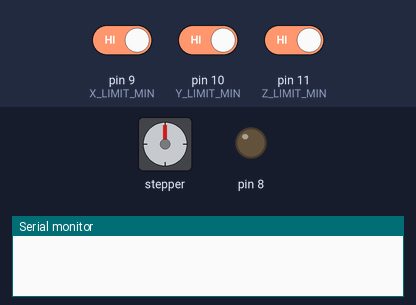
The sketch below on a simulated Arduino Uno, built with avr-gcc and run on an emulated ATmega328P. Parts: stepper motor, output pins drawn as LEDs (lit = HIGH), the last lines printed to the serial monitor. Inputs (shaded band) come from the test bench; at power-on: pin 10 (Y_LIMIT_MIN) HIGH, pin 9 (X_LIMIT_MIN) HIGH, pin 11 (Z_LIMIT_MIN) HIGH. Stepper angles assume 200 steps per turn.

Above: at 1.8 s.
1.9 s: pin 10 (Y_LIMIT_MIN) driven LOW
At 2.5 s:
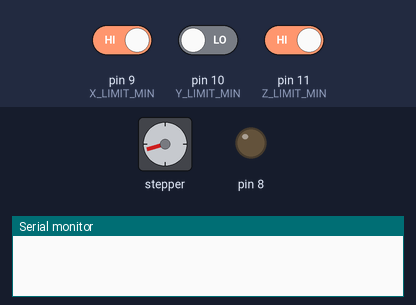
4.9 s: pin 9 (X_LIMIT_MIN) driven LOW
At 7.7 s:
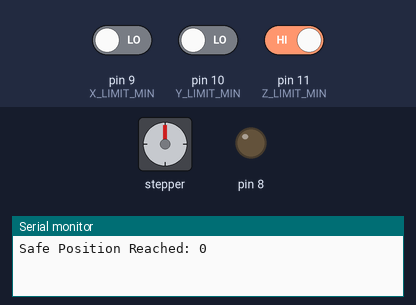
Timing chart, 0 to 9.2 s (numbered marks = the images above; inputs shaded):
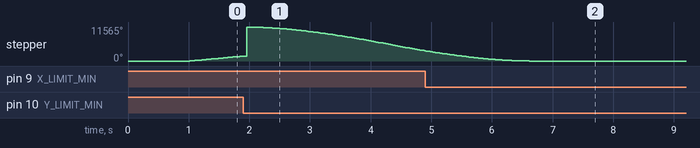

The sketch:

FinalCode.ino
```cpp
#include <AccelStepper.h>
#include <Servo.h>
#include <math.h>

/////////////////////////////////////////////////////
#define X_LIMIT_MIN 9     // X- //stepper1
#define X_LIMIT_MAX A0    // X+ //stepper1

#define Y_LIMIT_MIN 10    // Y- //stepper2
#define Y_LIMIT_MAX A1    // Y+ //stepper2

#define Z_LIMIT_MIN 11    // Z- //stepperz
#define Z_LIMIT_MAX A2    // Z+ //stepperz

#define GRIPPER_LIMIT A3    //stepper3
//////////////////////////////////////////////////////////

AccelStepper stepper1(1, 2, 5); //link 1 // x in driver
AccelStepper stepper3(1, 3, 6); //link 2 // y in driver
AccelStepper stepper2(1, 4, 7); // gripper //z in driver
AccelStepper stepperZ(1, 12, 13); // z axis // A in driver

int stepperPosition1 = 0;
int stepperPosition2 = 0;
int stepperPosition3 = 0;
int stepperPositionZ = 0;

int maxDistance1 = 1823; // joint 1
int maxDistance2 = 6429; // joint 2
int maxDistance3 = 4767; // joint 3
int maxDistanceZ = 0; // Z axis

void setup() {
  Serial.begin(9600);
  pinMode(8, OUTPUT);
  pinMode(X_LIMIT_MIN, INPUT_PULLUP);
  pinMode(X_LIMIT_MAX, INPUT_PULLUP);
  pinMode(Y_LIMIT_MIN, INPUT_PULLUP);
  pinMode(Y_LIMIT_MAX, INPUT_PULLUP);
  pinMode(Z_LIMIT_MIN, INPUT_PULLUP);
  pinMode(Z_LIMIT_MAX, INPUT_PULLUP);

  // Invert Pins for Correct Direction
                              // direction , enable , stop
  // stepper1.setPinsInverted(true, false, false);
  // stepper2.setPinsInverted(true, false, false);
  // stepper3.setPinsInverted(true, false, false);
  // stepperZ.setPinsInverted(true, false, false);


  // Stepper Motors Max Speed
  stepper1.setMaxSpeed(4000);
  stepper1.setAcceleration(2000);
  stepper2.setMaxSpeed(4000);
  stepper2.setAcceleration(2000);
  stepper3.setMaxSpeed(4000);
  stepper3.setAcceleration(2000);
  stepperZ.setMaxSpeed(4000);
  stepperZ.setAcceleration(2000);

  getLimits();
}

void loop() {

  // put your main code here, to run repeatedly:

}

void getLimits() {
  delay(1000);
  //homeZ();
  homeStepper2();
  homeStepper1();
  homeStepper3();
}

// //z axis
// void homeZ() {
//   stepperZ.setCurrentPosition(0);
//   stepperZ.setSpeed(-1000);

//   while (digitalRead(Z_LIMIT_MIN) == 0) {
//     stepperZ.runSpeed();
//   }

//   stepperZ.setCurrentPosition(0);
//   delay(200);

//   stepperZ.moveTo(10000);
//   while (stepperZ.distanceToGo() != 0) {
//     stepperZ.run();
//     if (digitalRead(Z_LIMIT_MAX) == 1) {
//       break;
//     }
//   }

//   maxDistanceZ = stepperZ.currentPosition();
//   Serial.print("Max Z Distance: ");
//   Serial.println(maxDistanceZ);

//   stepperZ.setCurrentPosition(maxDistanceZ / 2);
//   stepperPositionZ = 0;
//   stepperZ.moveTo(stepperPositionZ);

//   while (stepperZ.distanceToGo() != 0) {
//     stepperZ.run();
//   }

//   Serial.print("Safe Position Reached: ");
//   Serial.println(stepperZ.currentPosition());
// }


// joint 1
void homeStepper1() {
  stepper1.setCurrentPosition(0);
  stepper1.setSpeed(1100);

  while (digitalRead(X_LIMIT_MIN) == 1) {
    stepper1.runSpeed();
  }

  delay(20);

  stepper1.setCurrentPosition(maxDistance1);

  stepperPosition1 = 0;
  stepper1.moveTo(stepperPosition1);

  while (stepper1.currentPosition() != stepperPosition1) {
    stepper1.run();
  }

  Serial.print("Safe Position Reached: ");
  Serial.println(stepper1.currentPosition());
}


void homeStepper2() {
  stepper2.setCurrentPosition(0);
  stepper2.setSpeed(1300);

  while (digitalRead(Y_LIMIT_MIN) == 1) {
    stepper2.runSpeed();
  }

  delay(20);

  stepper2.setCurrentPosition(maxDistance2);

  stepperPosition2 = 0;
  stepper2.moveTo(stepperPosition2);

  while (stepper2.currentPosition() != stepperPosition2) {
    stepper2.run();
  }

  Serial.print("Safe Position Reached: ");
  Serial.println(stepper2.currentPosition());
}


void homeStepper3() {
  stepper3.setCurrentPosition(0);
  stepper3.setSpeed(1300);

  while (digitalRead(Z_LIMIT_MIN) == 1) {
    stepper3.runSpeed();
  }

  delay(20);

  stepper3.setCurrentPosition(maxDistance3);

  stepperPosition3 = 0;
  stepper3.moveTo(stepperPosition3);

  while (stepper3.currentPosition() != stepperPosition3) {
    stepper3.run();
  }

  Serial.print("Safe Position Reached: ");
  Serial.println(stepper3.currentPosition());
}
```
